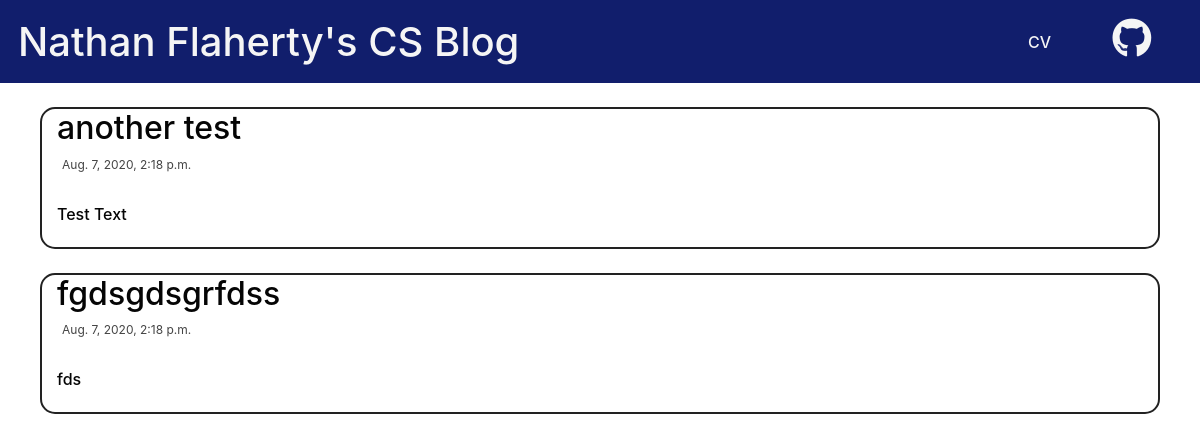
The app's page /, older data.
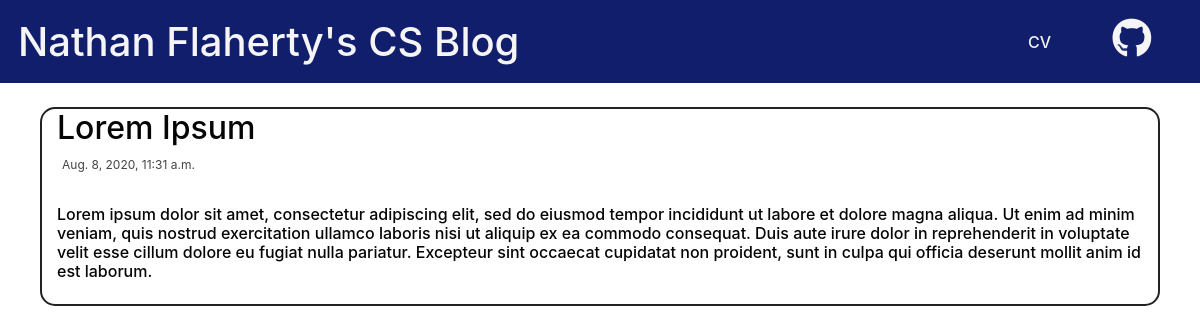
The same page, newer data.
### blog/models.py (models this page shows, shortened)
class Post(models.Model):
    author = models.ForeignKey(settings.AUTH_USER_MODEL, on_delete=models.CASCADE)
    title = models.CharField(max_length=200)
    text = models.TextField()
    created_date = models.DateTimeField(default=timezone.now)
    published_date = models.DateTimeField(blank=True, null=True)

### blog/views.py (the view)
# urls.py: path('', views.post_list, name='post_list'),
def post_list(request):
    posts = Post.objects.filter(published_date__lte=timezone.now()).order_by('-published_date')
    return render(request, 'blog/post_list.html', {'posts': posts})

### blog/templates/blog/post_list.html
{% extends 'base.html' %}
{%block content%}
		{% for post in posts %}
		<div class="post">
			<h2>{{ post.title }}</h2>
			<p> {{post.published_date}}</p>
			<h3>{{ post.text }}</h3>
		</div>
		<br>
		{%endfor%}
		{%endblock%}

Row changes from the older to the newer data that the page shows:
removed Post: title "another test", published_date "Aug. 7, 2020, 2:18 p.m.", text "Test Text"
removed Post: title "fgdsgdsgrfdss", published_date "Aug. 7, 2020, 2:18 p.m.", text "fds"
added Post: title "Lorem Ipsum", published_date "Aug. 8, 2020, 11:31 a.m.", text "Lorem ipsum dolor sit amet, consectetur adipiscing elit, sed do eiusmod tempor incididunt ut labore et dolore magna aliqua. Ut enim ad minim veniam, quis nostrud exercitation ullamco laboris nisi ut aliquip ex ea commodo consequat. Duis aute irure dolor in reprehenderit in voluptate velit esse cillum dolore eu fugiat nulla pariatur. Excepteur sint occaecat cupidatat non proident, sunt in culpa qui officia deserunt mollit anim id est laborum."
